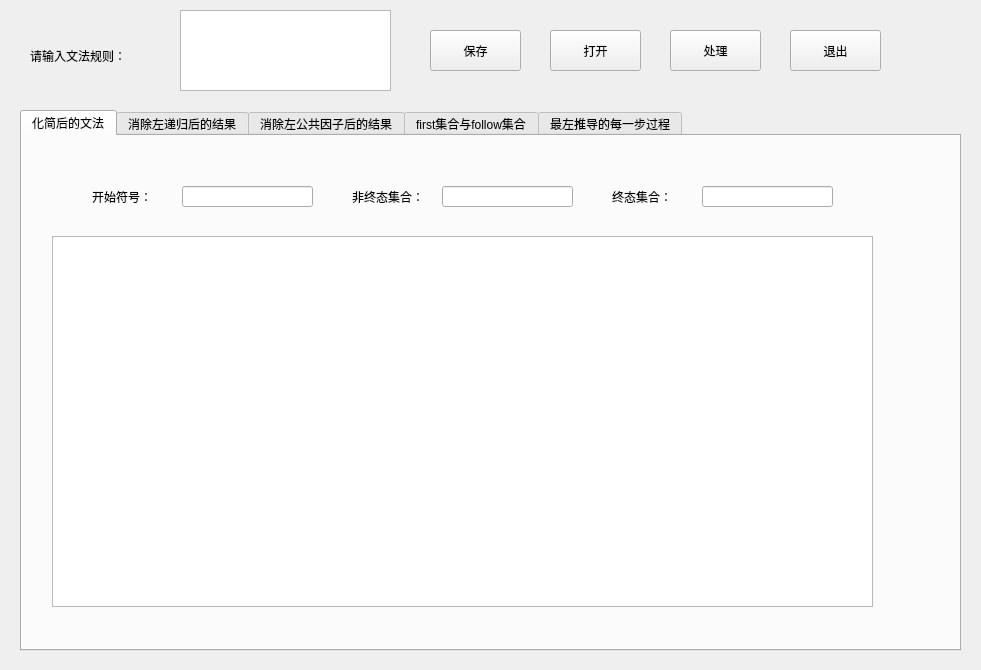
<?xml version="1.0" encoding="UTF-8"?>
<ui version="4.0">
 <class>MainWindow</class>
 <widget class="QMainWindow" name="MainWindow">
  <property name="geometry">
   <rect>
    <x>0</x>
    <y>0</y>
    <width>981</width>
    <height>670</height>
   </rect>
  </property>
  <property name="windowTitle">
   <string>文法问题处理器</string>
  </property>
  <widget class="QWidget" name="centralWidget">
   <widget class="QLabel" name="label">
    <property name="geometry">
     <rect>
      <x>30</x>
      <y>40</y>
      <width>131</width>
      <height>31</height>
     </rect>
    </property>
    <property name="text">
     <string>请输入文法规则：</string>
    </property>
   </widget>
   <widget class="QTextEdit" name="textEdit">
    <property name="geometry">
     <rect>
      <x>180</x>
      <y>10</y>
      <width>211</width>
      <height>81</height>
     </rect>
    </property>
   </widget>
   <widget class="QPushButton" name="pB_save">
    <property name="geometry">
     <rect>
      <x>430</x>
      <y>30</y>
      <width>91</width>
      <height>41</height>
     </rect>
    </property>
    <property name="text">
     <string>保存</string>
    </property>
   </widget>
   <widget class="QPushButton" name="pB_open">
    <property name="geometry">
     <rect>
      <x>550</x>
      <y>30</y>
      <width>91</width>
      <height>41</height>
     </rect>
    </property>
    <property name="text">
     <string>打开</string>
    </property>
   </widget>
   <widget class="QPushButton" name="pB_process">
    <property name="geometry">
     <rect>
      <x>670</x>
      <y>30</y>
      <width>91</width>
      <height>41</height>
     </rect>
    </property>
    <property name="text">
     <string>处理</string>
    </property>
   </widget>
   <widget class="QPushButton" name="pB_exit">
    <property name="geometry">
     <rect>
      <x>790</x>
      <y>30</y>
      <width>91</width>
      <height>41</height>
     </rect>
    </property>
    <property name="text">
     <string>退出</string>
    </property>
   </widget>
   <widget class="QTabWidget" name="tabWidget">
    <property name="geometry">
     <rect>
      <x>20</x>
      <y>110</y>
      <width>941</width>
      <height>541</height>
     </rect>
    </property>
    <property name="currentIndex">
     <number>0</number>
    </property>
    <widget class="QWidget" name="tab">
     <attribute name="title">
      <string>化简后的文法</string>
     </attribute>
     <widget class="QTextEdit" name="textEdit_2">
      <property name="geometry">
       <rect>
        <x>30</x>
        <y>100</y>
        <width>821</width>
        <height>371</height>
       </rect>
      </property>
      <property name="readOnly">
       <bool>true</bool>
      </property>
     </widget>
     <widget class="QLabel" name="label_8">
      <property name="geometry">
       <rect>
        <x>330</x>
        <y>50</y>
        <width>91</width>
        <height>21</height>
       </rect>
      </property>
      <property name="text">
       <string>非终态集合：</string>
      </property>
     </widget>
     <widget class="QLineEdit" name="lineEdit_non1">
      <property name="geometry">
       <rect>
        <x>420</x>
        <y>50</y>
        <width>131</width>
        <height>21</height>
       </rect>
      </property>
      <property name="readOnly">
       <bool>true</bool>
      </property>
     </widget>
     <widget class="QLabel" name="label_9">
      <property name="geometry">
       <rect>
        <x>590</x>
        <y>50</y>
        <width>91</width>
        <height>21</height>
       </rect>
      </property>
      <property name="text">
       <string>终态集合：</string>
      </property>
     </widget>
     <widget class="QLineEdit" name="lineEdit_te1">
      <property name="geometry">
       <rect>
        <x>680</x>
        <y>50</y>
        <width>131</width>
        <height>21</height>
       </rect>
      </property>
      <property name="readOnly">
       <bool>true</bool>
      </property>
     </widget>
     <widget class="QLabel" name="label_10">
      <property name="geometry">
       <rect>
        <x>70</x>
        <y>50</y>
        <width>91</width>
        <height>21</height>
       </rect>
      </property>
      <property name="text">
       <string>开始符号：</string>
      </property>
     </widget>
     <widget class="QLineEdit" name="lineEdit_start1">
      <property name="geometry">
       <rect>
        <x>160</x>
        <y>50</y>
        <width>131</width>
        <height>21</height>
       </rect>
      </property>
      <property name="readOnly">
       <bool>true</bool>
      </property>
     </widget>
    </widget>
    <widget class="QWidget" name="tab_3">
     <attribute name="title">
      <string>消除左递归后的结果</string>
     </attribute>
     <widget class="QTextEdit" name="textEdit_4">
      <property name="geometry">
       <rect>
        <x>50</x>
        <y>120</y>
        <width>821</width>
        <height>371</height>
       </rect>
      </property>
      <property name="readOnly">
       <bool>true</bool>
      </property>
     </widget>
     <widget class="QLineEdit" name="lineEdit_te3">
      <property name="geometry">
       <rect>
        <x>710</x>
        <y>60</y>
        <width>131</width>
        <height>21</height>
       </rect>
      </property>
      <property name="readOnly">
       <bool>true</bool>
      </property>
     </widget>
     <widget class="QLineEdit" name="lineEdit_start3">
      <property name="geometry">
       <rect>
        <x>190</x>
        <y>60</y>
        <width>131</width>
        <height>21</height>
       </rect>
      </property>
      <property name="readOnly">
       <bool>true</bool>
      </property>
     </widget>
     <widget class="QLabel" name="label_23">
      <property name="geometry">
       <rect>
        <x>620</x>
        <y>60</y>
        <width>91</width>
        <height>21</height>
       </rect>
      </property>
      <property name="text">
       <string>终态集合：</string>
      </property>
     </widget>
     <widget class="QLabel" name="label_24">
      <property name="geometry">
       <rect>
        <x>100</x>
        <y>60</y>
        <width>91</width>
        <height>21</height>
       </rect>
      </property>
      <property name="text">
       <string>开始符号：</string>
      </property>
     </widget>
     <widget class="QLabel" name="label_25">
      <property name="geometry">
       <rect>
        <x>360</x>
        <y>60</y>
        <width>91</width>
        <height>21</height>
       </rect>
      </property>
      <property name="text">
       <string>非终态集合：</string>
      </property>
     </widget>
     <widget class="QLineEdit" name="lineEdit_non3">
      <property name="geometry">
       <rect>
        <x>450</x>
        <y>60</y>
        <width>131</width>
        <height>21</height>
       </rect>
      </property>
      <property name="readOnly">
       <bool>true</bool>
      </property>
     </widget>
     <widget class="QLabel" name="label_26">
      <property name="geometry">
       <rect>
        <x>290</x>
        <y>20</y>
        <width>311</width>
        <height>21</height>
       </rect>
      </property>
      <property name="text">
       <string>消除完左递归后的文法规则如下！！！！</string>
      </property>
     </widget>
    </widget>
    <widget class="QWidget" name="tab_2">
     <attribute name="title">
      <string>消除左公共因子后的结果</string>
     </attribute>
     <widget class="QTextEdit" name="textEdit_3">
      <property name="geometry">
       <rect>
        <x>60</x>
        <y>110</y>
        <width>821</width>
        <height>371</height>
       </rect>
      </property>
      <property name="readOnly">
       <bool>true</bool>
      </property>
     </widget>
     <widget class="QLineEdit" name="lineEdit_te2">
      <property name="geometry">
       <rect>
        <x>710</x>
        <y>60</y>
        <width>131</width>
        <height>21</height>
       </rect>
      </property>
      <property name="readOnly">
       <bool>true</bool>
      </property>
     </widget>
     <widget class="QLineEdit" name="lineEdit_start2">
      <property name="geometry">
       <rect>
        <x>190</x>
        <y>60</y>
        <width>131</width>
        <height>21</height>
       </rect>
      </property>
      <property name="readOnly">
       <bool>true</bool>
      </property>
     </widget>
     <widget class="QLabel" name="label_20">
      <property name="geometry">
       <rect>
        <x>620</x>
        <y>60</y>
        <width>91</width>
        <height>21</height>
       </rect>
      </property>
      <property name="text">
       <string>终态集合：</string>
      </property>
     </widget>
     <widget class="QLabel" name="label_21">
      <property name="geometry">
       <rect>
        <x>100</x>
        <y>60</y>
        <width>91</width>
        <height>21</height>
       </rect>
      </property>
      <property name="text">
       <string>开始符号：</string>
      </property>
     </widget>
     <widget class="QLabel" name="label_22">
      <property name="geometry">
       <rect>
        <x>360</x>
        <y>60</y>
        <width>91</width>
        <height>21</height>
       </rect>
      </property>
      <property name="text">
       <string>非终态集合：</string>
      </property>
     </widget>
     <widget class="QLineEdit" name="lineEdit_non2">
      <property name="geometry">
       <rect>
        <x>450</x>
        <y>60</y>
        <width>131</width>
        <height>21</height>
       </rect>
      </property>
      <property name="readOnly">
       <bool>true</bool>
      </property>
     </widget>
     <widget class="QLabel" name="label_27">
      <property name="geometry">
       <rect>
        <x>260</x>
        <y>20</y>
        <width>471</width>
        <height>21</height>
       </rect>
      </property>
      <property name="text">
       <string>消除完左递归后的文法提取左公因子后的文法规则如下！！！！</string>
      </property>
     </widget>
    </widget>
    <widget class="QWidget" name="tab_4">
     <attribute name="title">
      <string>first集合与follow集合</string>
     </attribute>
     <widget class="QTableWidget" name="tableWidget">
      <property name="geometry">
       <rect>
        <x>370</x>
        <y>160</y>
        <width>551</width>
        <height>321</height>
       </rect>
      </property>
      <property name="editTriggers">
       <set>QAbstractItemView::NoEditTriggers</set>
      </property>
     </widget>
     <widget class="QPushButton" name="pB_ff">
      <property name="geometry">
       <rect>
        <x>520</x>
        <y>80</y>
        <width>241</width>
        <height>31</height>
       </rect>
      </property>
      <property name="text">
       <string>求first和follow集合</string>
      </property>
     </widget>
     <widget class="QLabel" name="label_28">
      <property name="geometry">
       <rect>
        <x>440</x>
        <y>30</y>
        <width>471</width>
        <height>21</height>
       </rect>
      </property>
      <property name="text">
       <string>请先求完first和follow集合再去最左推导！！！！</string>
      </property>
     </widget>
     <widget class="QLabel" name="label_47">
      <property name="geometry">
       <rect>
        <x>30</x>
        <y>180</y>
        <width>91</width>
        <height>21</height>
       </rect>
      </property>
      <property name="text">
       <string>终态集合：</string>
      </property>
     </widget>
     <widget class="QLabel" name="label_48">
      <property name="geometry">
       <rect>
        <x>170</x>
        <y>100</y>
        <width>71</width>
        <height>21</height>
       </rect>
      </property>
      <property name="text">
       <string>开始符号：</string>
      </property>
     </widget>
     <widget class="QLineEdit" name="lineEdit_start5">
      <property name="geometry">
       <rect>
        <x>240</x>
        <y>100</y>
        <width>51</width>
        <height>21</height>
       </rect>
      </property>
      <property name="readOnly">
       <bool>true</bool>
      </property>
     </widget>
     <widget class="QTextEdit" name="textEdit_14">
      <property name="geometry">
       <rect>
        <x>20</x>
        <y>240</y>
        <width>301</width>
        <height>231</height>
       </rect>
      </property>
      <property name="readOnly">
       <bool>true</bool>
      </property>
     </widget>
     <widget class="QLabel" name="label_49">
      <property name="geometry">
       <rect>
        <x>30</x>
        <y>140</y>
        <width>91</width>
        <height>21</height>
       </rect>
      </property>
      <property name="text">
       <string>非终态集合：</string>
      </property>
     </widget>
     <widget class="QLabel" name="label_50">
      <property name="geometry">
       <rect>
        <x>30</x>
        <y>90</y>
        <width>161</width>
        <height>31</height>
       </rect>
      </property>
      <property name="text">
       <string>化简后的文法如下：</string>
      </property>
     </widget>
     <widget class="QLineEdit" name="lineEdit_te5">
      <property name="geometry">
       <rect>
        <x>120</x>
        <y>180</y>
        <width>131</width>
        <height>21</height>
       </rect>
      </property>
      <property name="readOnly">
       <bool>true</bool>
      </property>
     </widget>
     <widget class="QLineEdit" name="lineEdit_non5">
      <property name="geometry">
       <rect>
        <x>120</x>
        <y>140</y>
        <width>131</width>
        <height>21</height>
       </rect>
      </property>
      <property name="readOnly">
       <bool>true</bool>
      </property>
     </widget>
    </widget>
    <widget class="QWidget" name="tab_5">
     <attribute name="title">
      <string>最左推导的每一步过程</string>
     </attribute>
     <widget class="QTableWidget" name="tableWidget_2">
      <property name="geometry">
       <rect>
        <x>400</x>
        <y>50</y>
        <width>521</width>
        <height>451</height>
       </rect>
      </property>
      <property name="editTriggers">
       <set>QAbstractItemView::NoEditTriggers</set>
      </property>
     </widget>
     <widget class="QLabel" name="label_2">
      <property name="geometry">
       <rect>
        <x>30</x>
        <y>10</y>
        <width>201</width>
        <height>31</height>
       </rect>
      </property>
      <property name="text">
       <string>请输入句子进行分析：</string>
      </property>
     </widget>
     <widget class="QLineEdit" name="lineEdit">
      <property name="geometry">
       <rect>
        <x>30</x>
        <y>50</y>
        <width>311</width>
        <height>31</height>
       </rect>
      </property>
     </widget>
     <widget class="QLabel" name="label_3">
      <property name="geometry">
       <rect>
        <x>30</x>
        <y>90</y>
        <width>161</width>
        <height>31</height>
       </rect>
      </property>
      <property name="text">
       <string>推导过程如右表：</string>
      </property>
     </widget>
     <widget class="QTextEdit" name="textEdit_5">
      <property name="geometry">
       <rect>
        <x>30</x>
        <y>280</y>
        <width>301</width>
        <height>231</height>
       </rect>
      </property>
      <property name="readOnly">
       <bool>true</bool>
      </property>
     </widget>
     <widget class="QLabel" name="label_4">
      <property name="geometry">
       <rect>
        <x>30</x>
        <y>150</y>
        <width>161</width>
        <height>31</height>
       </rect>
      </property>
      <property name="text">
       <string>化简后的文法如下：</string>
      </property>
     </widget>
     <widget class="QPushButton" name="pB_ala">
      <property name="geometry">
       <rect>
        <x>190</x>
        <y>10</y>
        <width>91</width>
        <height>31</height>
       </rect>
      </property>
      <property name="text">
       <string>分析</string>
      </property>
     </widget>
     <widget class="QLabel" name="label_5">
      <property name="geometry">
       <rect>
        <x>170</x>
        <y>160</y>
        <width>71</width>
        <height>21</height>
       </rect>
      </property>
      <property name="text">
       <string>开始符号：</string>
      </property>
     </widget>
     <widget class="QLineEdit" name="lineEdit_start4">
      <property name="geometry">
       <rect>
        <x>240</x>
        <y>160</y>
        <width>51</width>
        <height>21</height>
       </rect>
      </property>
      <property name="readOnly">
       <bool>true</bool>
      </property>
     </widget>
     <widget class="QLabel" name="label_6">
      <property name="geometry">
       <rect>
        <x>30</x>
        <y>200</y>
        <width>91</width>
        <height>21</height>
       </rect>
      </property>
      <property name="text">
       <string>非终态集合：</string>
      </property>
     </widget>
     <widget class="QLineEdit" name="lineEdit_non4">
      <property name="geometry">
       <rect>
        <x>120</x>
        <y>200</y>
        <width>131</width>
        <height>21</height>
       </rect>
      </property>
      <property name="readOnly">
       <bool>true</bool>
      </property>
     </widget>
     <widget class="QLabel" name="label_7">
      <property name="geometry">
       <rect>
        <x>30</x>
        <y>240</y>
        <width>91</width>
        <height>21</height>
       </rect>
      </property>
      <property name="text">
       <string>终态集合：</string>
      </property>
     </widget>
     <widget class="QLineEdit" name="lineEdit_te4">
      <property name="geometry">
       <rect>
        <x>120</x>
        <y>240</y>
        <width>131</width>
        <height>21</height>
       </rect>
      </property>
      <property name="readOnly">
       <bool>true</bool>
      </property>
     </widget>
     <widget class="QLabel" name="label_11">
      <property name="geometry">
       <rect>
        <x>400</x>
        <y>10</y>
        <width>261</width>
        <height>31</height>
       </rect>
      </property>
      <property name="text">
       <string>请先求完first和follow集合！！！</string>
      </property>
     </widget>
    </widget>
   </widget>
  </widget>
 </widget>
 <layoutdefault spacing="6" margin="11"/>
 <resources/>
 <connections/>
</ui>
